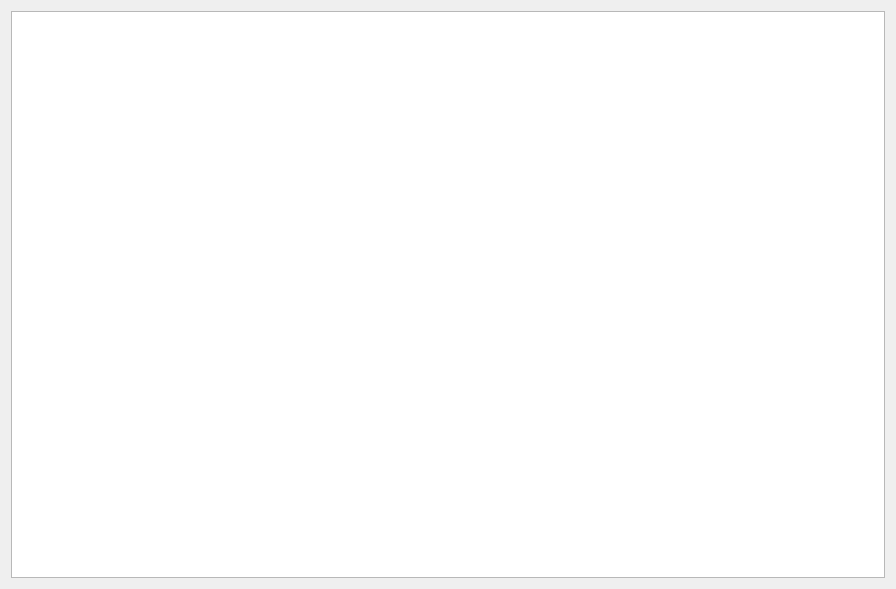
<?xml version="1.0" encoding="UTF-8"?>
<ui version="4.0">
 <class>EnergyPlotDialog</class>
 <widget class="QDialog" name="EnergyPlotDialog">
  <property name="geometry">
   <rect>
    <x>0</x>
    <y>0</y>
    <width>896</width>
    <height>589</height>
   </rect>
  </property>
  <property name="windowTitle">
   <string>Energy Plot</string>
  </property>
  <layout class="QVBoxLayout" name="verticalLayout">
   <item>
    <widget class="QGraphicsView" name="energyGraphicsView"/>
   </item>
  </layout>
 </widget>
 <resources/>
 <connections/>
</ui>
